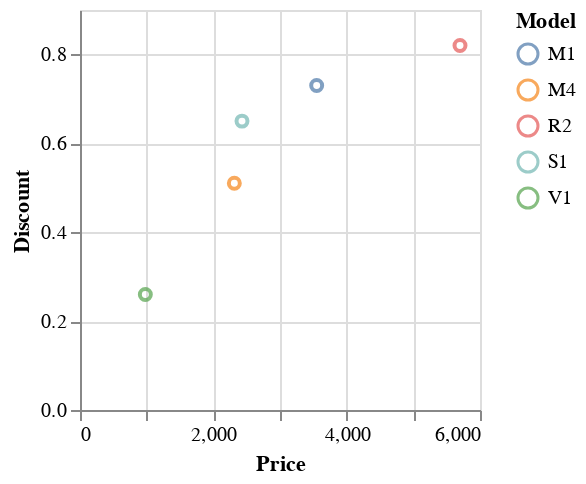

Notebook code cell kept with this figure:
### Code cell
use charton::prelude::*;
use polars::prelude::*;

let exe_path = r"D:\Programs\miniconda3\envs\cellpy\python.exe";
let df1 = df![
    "Model" => ["S1", "M1", "R2", "P8", "M4", "T5", "V1"],
    "Price" => [2430, 3550, 5700, 8750, 2315, 3560, 980],
    "Discount" => [Some(0.65), Some(0.73), Some(0.82), None, Some(0.51), None, Some(0.26)],
].unwrap();

let raw_plotting_code = r#"
import altair as alt

chart = alt.Chart(df1).mark_point().encode(
    x='Price',
    y='Discount',
    color='Model',
).properties(width=200, height=200)
"#;

Plot::<Altair>::build(data!(&df1)?)?
    .with_exe_path(exe_path)?
    .with_plotting_code(raw_plotting_code)
    .show()?;

### Figure 1 — Vega-Lite specification as saved in the notebook (floating-point values rounded to 4 significant figures)
{"$schema": "https://vega.github.io/schema/vega-lite/v6.1.0.json", "config": {"view": {"continuousHeight": 300, "continuousWidth": 300}}, "data": {"name": "data-8572dbb2f2fe2e54e92fc99f68a5f076"}, "datasets": {"data-8572dbb2f2fe2e54e92fc99f68a5f076": [{"Discount": 0.65, "Model": "S1", "Price": 2430}, {"Discount": 0.73, "Model": "M1", "Price": 3550}, {"Discount": 0.82, "Model": "R2", "Price": 5700}, {"Discount": null, "Model": "P8", "Price": 8750}, {"Discount": 0.51, "Model": "M4", "Price": 2315}, {"Discount": null, "Model": "T5", "Price": 3560}, {"Discount": 0.26, "Model": "V1", "Price": 980}]}, "encoding": {"color": {"field": "Model", "type": "nominal"}, "x": {"field": "Price", "type": "quantitative"}, "y": {"field": "Discount", "type": "quantitative"}}, "height": 200, "mark": {"type": "point"}, "width": 200}
